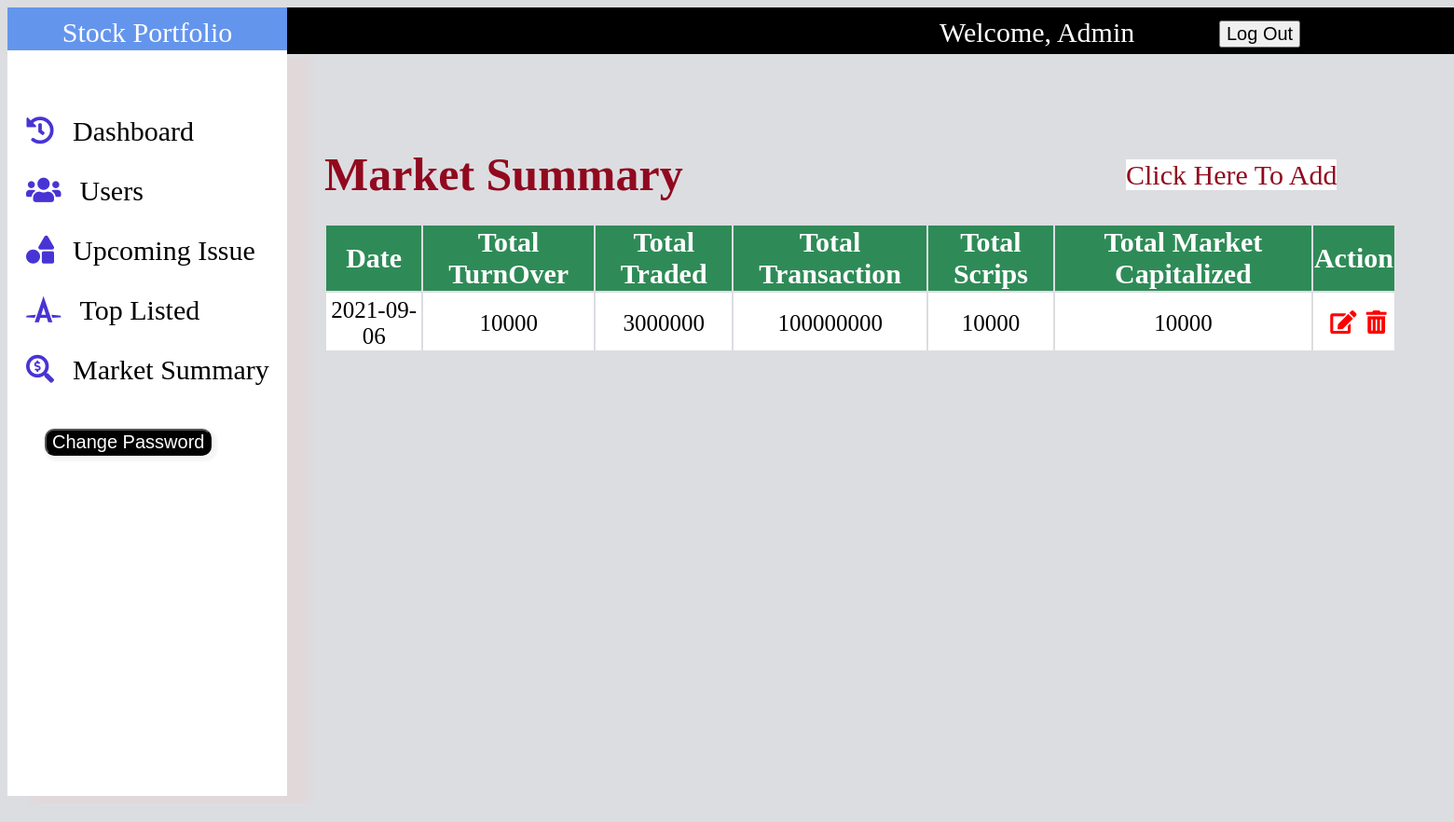
/project/admin/marketsummary.php (signed in), run on the app's committed database.
### tables this page shows
CREATE TABLE `market_summary` (
  `id` int(11) NOT NULL,
  `date` date NOT NULL,
  `total_turnover` bigint(50) NOT NULL,
  `total_traded` bigint(50) NOT NULL,
  `total_transaction` bigint(50) NOT NULL,
  `total_scrips_traded` bigint(50) NOT NULL,
  `total_market_capitalized` bigint(50) NOT NULL
);

### project/admin/marketsummary.php (the view, shortened to what this page needs)
<?php
include("database.php");
include("main.php");
$where = '';
$sql = "Select * from market_summary $where";
$result = mysqli_query($conn, $sql);
?>
<!DOCTYPE html>
<html lang="en">
<head>
    <link href="css/marketsummary.css" rel="stylesheet">
</head>
<body>
    <div id="marketsummary_table">
        <h1>Market Summary</h1>
        <a href="marketsummaryadd.php" id="marketadd">Click Here To Add</a>
        <table>
            <tr>
                <th >Date</th>
                <th>Total TurnOver</th>
                <th>Total Traded</th>
                <th>Total Transaction</th>
                <th>Total Scrips</th>
                <th>Total Market Capitalized</th>
                <th>Action</th>
            </tr>
            <?php
            while ($row = mysqli_fetch_assoc($result)) {
            ?>
                <tr>
                     <td><?php echo $row['date'] ?></td>
                    <td><?php echo $row['total_turnover'] ?></td>
                    <td><?php echo $row['total_traded'] ?></td>
                    <td><?php echo $row['total_transaction'] ?></td>
                    <td><?php echo $row['total_scrips_traded'] ?></td>
                    <td><?php echo $row['total_market_capitalized'] ?></td>
                    <td><a href="marketsummaryupdate.php?id=<?php echo $row['id'];?>" onclick="clickupdate()"><i class="fas fa-edit"></i></a>
        <a href="deletemarketsummary.php?id=<?php echo $row['id'];?>" onclick="clickdelete()"><i class="fas fa-trash-alt"></i></a>
    </td>
                <?php
            }
                ?>
                </tr>
        </table>
    </div>
</body>
</html>

### project/admin/css/main.css (style rules this page uses)
body { background-color: #dcdde1; overflow: hidden; }
i { color:#4834d4; position: relative; left:-20px; }

### project/admin/css/marketsummary.css (style rules this page uses)
#marketsummary_table { position: relative; top:-810px; left:400px; }
h1 { font-size: 50px; position: relative; top:60px; left:-100px; padding-bottom: 10px; padding-left: 40px; color: #91091e; width: 100vw; height: 40px; }
table { width: 1150px; position: relative; top:25px; left:-60px; }
table th { background-color: seagreen; color:white; font-size: 30px; }
table td { font-size: 25px; text-align: center; padding-top: 5px; }
tr:nth-child(even) { background-color:white; }
.fa-edit { position: relative; left:3px; color:red; }
.fa-trash-alt { position: relative; left:7px; color: red; }
#marketadd { display: inline; position: relative; top:-10px; left:800px; font-size: 30px; text-decoration: none; color:#91091e; background-color: white; }

### data on the page
market_summary: date "2021-09-06", total_turnover "10000", total_traded "3000000", total_transaction "100000000", total_scrips_traded "10000", total_market_capitalized "10000"

### other printed values
$_SESSION['mail'] "Admin"
